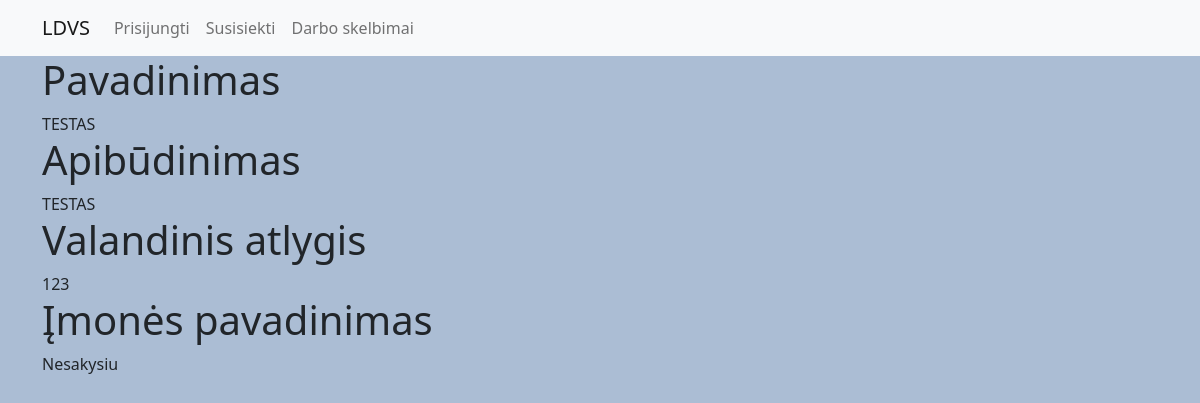
Screenshot of /jobs/1 with the database file from the repository.
### jobadds/models.py (models this page shows)
class JobAdd(models.Model):
    title = models.CharField(max_length=200)
    description = models.TextField()
    hamount = models.IntegerField(default=1,
                                  validators=[
                                     MaxValueValidator(1000),
                                     MinValueValidator(1)
                                 ])
    companyname = models.CharField(max_length=200)

### jobadds/views.py (the view)
# urls.py: path('jobs/<int:pk>', views.JobDetailsView.as_view(), name="job.details")
class JobDetailsView(DetailView):
    model = JobAdd
    context_object_name = 'job'
    template_name = 'jobadds/job_details.html'

### jobadds/templates/jobadds/job_details.html
{% extends "base.html" %}
{% block content %}
    <h1>Pavadinimas</h1>
    {{job.title}}
    <br>
    <h1>Apibūdinimas</h1>
    {{job.description}}
    <br>
    <h1>Valandinis atlygis</h1>
    {{ job.hamount }}
    <br>
    <h1>Įmonės pavadinimas</h1>
    {{ job.companyname }}
{% endblock %}

### static/css/style.css (style rules this page uses)
.main_body { background-color: rgb(45, 92, 148, 0.4); }
.body-img { background-image: url("workers.jpg"); }

### rows the page displays
JobAdd: title "TESTAS", description "TESTAS", hamount "123", companyname "Nesakysiu"
